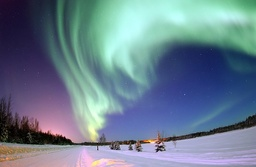
#> input picture Resource/Polarlicht.jpg, 256 x 167 px, shrunk from 800 x 521 before the run
$ jupyter execute ImageSeg_kmeans.ipynb
#> lines starting #> are read from the running program, lines starting #| are printed output that depends on the picture
[cell 1]
import numpy as np
import numpy.matlib
import random
from PIL import Image

[cell 2]
from google.colab import files
uploaded = files.upload()
#> the answer given: Polarlicht.jpg

[cell 3]
from IPython.display import display
upload = Image.open('Polarlicht.jpg')
#> upload is the input picture: PIL image 256x167 RGB; mean R, G, B 105.9, 126.8, 143.3
display(upload)

[cell 4]
image = np.asarray(upload)
image.shape
#> Out = (167, 256, 3)

[cell 5]
rows = image.shape[0]
#> rows = 167
cols = image.shape[1]
#> cols = 256
image = image/255
X = image.reshape(image.shape[0]*image.shape[1],3)

[cell 6]
def init_centroids(X,K):
    c = random.sample(list(X),K)
    return c

[cell 7]
def closest_centroids(X,c):
    K = np.size(c,0)
    idx = np.zeros((np.size(X,0),1))
    arr = np.empty((np.size(X,0),1))
    for i in range(0,K):
        y = c[i]
        temp = np.ones((np.size(X,0),1))*y
        b = np.power(np.subtract(X,temp),2)
        a = np.sum(b,axis = 1)
        a = np.asarray(a)
        a.resize((np.size(X,0),1))
        #print(np.shape(a))
        arr = np.append(arr, a, axis=1)
    arr = np.delete(arr,0,axis=1)
    idx = np.argmin(arr, axis=1)
    return idx

[cell 8]
def compute_centroids(X,idx,K):
    n = np.size(X,1)
    centroids = np.zeros((K,n))
    for i in range(0,K):
        ci = idx==i
        ci = ci.astype(int)
        total_number = sum(ci);
        ci.resize((np.size(X,0),1))
        total_matrix = np.matlib.repmat(ci,1,n)
        ci = np.transpose(ci)
        total = np.multiply(X,total_matrix)
        centroids[i] = (1/total_number)*np.sum(total,axis=0)
    return centroids

[cell 9]
def run_kMean(X,initial_centroids,max_iters):
    m = np.size(X,0)
    n = np.size(X,1)
    K = np.size(initial_centroids,0)
    centroids = initial_centroids
    previous_centroids = centroids
    idx = np.zeros((m,1))
    for i in range(1,max_iters):
        idx = closest_centroids(X,centroids)
        centroids = compute_centroids(X,idx,K)
    return centroids,idx

[cell 10]
K = 16 #number of clusters
max_iters = 50 #number of times the k-mean should run

[cell 11]
initial_centroids = init_centroids(X,K)
#> in init_centroids, `c = random.sample(list(X),K)`: c = 16 items, first 6: [0.275, 0.333, 0.596], [0.278, 0.349, 0.639], [0.298, 0.553, 0.427], [0.447, 0.631, 0.553], [0.0941, 0.098, 0.0784], [0.686, 0.82, 0.682]
#> initial_centroids has the same summary as c in init_centroids
centroids,idx = run_kMean(X,initial_centroids,max_iters)
#> in run_kMean, `m = np.size(X,0)`: m = 42752
#> in run_kMean, `n = np.size(X,1)`: n = 3
#> in run_kMean, `K = np.size(initial_centroids,0)`: K = 16
#> in run_kMean, `centroids = initial_centroids`: centroids has the same summary as c in init_centroids
#> in run_kMean, `previous_centroids = centroids`: previous_centroids has the same summary as c in init_centroids
#> centroids = 16 rows, first 8: [0.504, 0.408, 0.481], [0.402, 0.5, 0.653], [0.319, 0.509, 0.459], [0.624, 0.56, 0.62], [0.122, 0.105, 0.196], [0.7, 0.949, 0.882], [0.298, 0.398, 0.627], [0.119, 0.206, 0.392]
#idx.resize((np.size(X,0),1))
print(np.shape(centroids))
#| (16, 3)
print(np.shape(idx))
#| (42752,)

[cell 12]
idx = closest_centroids(X,centroids)
X_recovered = centroids[idx]
print(np.shape(X_recovered))
#| (42752, 3)
X_recovered = np.reshape(X_recovered, (rows, cols, 3))
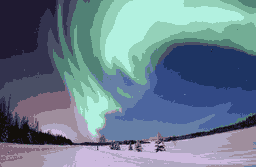
#> X_recovered: shape (167, 256, 3) float64; mean of channels 0, 1, 2 0.415, 0.497, 0.562; drawn as R, G, B
print(np.shape(X_recovered))
#| (167, 256, 3)

[cell 13]
res = Image.fromarray((X_recovered * 255).astype(np.uint8))
display(res)
